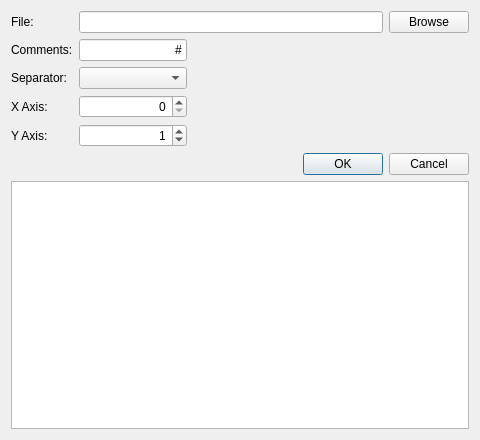
<?xml version="1.0" encoding="UTF-8"?>
<ui version="4.0">
 <class>loadDataDialog</class>
 <widget class="QDialog" name="loadDataDialog">
  <property name="windowModality">
   <enum>Qt::WindowModality::ApplicationModal</enum>
  </property>
  <property name="geometry">
   <rect>
    <x>0</x>
    <y>0</y>
    <width>480</width>
    <height>440</height>
   </rect>
  </property>
  <property name="minimumSize">
   <size>
    <width>0</width>
    <height>440</height>
   </size>
  </property>
  <property name="windowTitle">
   <string>Load Data</string>
  </property>
  <property name="modal">
   <bool>true</bool>
  </property>
  <layout class="QVBoxLayout" name="verticalLayout">
   <item>
    <layout class="QGridLayout" name="gridLayout" columnstretch="0,0,1,0">
     <item row="0" column="0">
      <widget class="QLabel" name="fileLabel">
       <property name="text">
        <string>File:</string>
       </property>
      </widget>
     </item>
     <item row="0" column="1" colspan="2">
      <widget class="QLineEdit" name="fileLineEdit">
       <property name="sizePolicy">
        <sizepolicy hsizetype="Expanding" vsizetype="Fixed">
         <horstretch>0</horstretch>
         <verstretch>0</verstretch>
        </sizepolicy>
       </property>
       <property name="toolTip">
        <string>Path to the file to load.</string>
       </property>
       <property name="readOnly">
        <bool>true</bool>
       </property>
      </widget>
     </item>
     <item row="0" column="3">
      <widget class="QPushButton" name="fileBrowsePushButton">
       <property name="text">
        <string>Browse</string>
       </property>
       <property name="autoDefault">
        <bool>false</bool>
       </property>
      </widget>
     </item>
     <item row="1" column="0">
      <widget class="QLabel" name="commentLabel">
       <property name="text">
        <string>Comments:</string>
       </property>
      </widget>
     </item>
     <item row="1" column="1">
      <widget class="QLineEdit" name="commentLineEdit">
       <property name="sizePolicy">
        <sizepolicy hsizetype="Expanding" vsizetype="Fixed">
         <horstretch>0</horstretch>
         <verstretch>0</verstretch>
        </sizepolicy>
       </property>
       <property name="toolTip">
        <string>Character used to indicate the start of a comment.</string>
       </property>
       <property name="text">
        <string>#</string>
       </property>
       <property name="alignment">
        <set>Qt::AlignmentFlag::AlignRight|Qt::AlignmentFlag::AlignTrailing|Qt::AlignmentFlag::AlignVCenter</set>
       </property>
      </widget>
     </item>
     <item row="2" column="0">
      <widget class="QLabel" name="separatorLabel">
       <property name="text">
        <string>Separator:</string>
       </property>
      </widget>
     </item>
     <item row="2" column="1">
      <widget class="QComboBox" name="separatorComboBox">
       <property name="sizePolicy">
        <sizepolicy hsizetype="Expanding" vsizetype="Fixed">
         <horstretch>0</horstretch>
         <verstretch>0</verstretch>
        </sizepolicy>
       </property>
       <property name="toolTip">
        <string>Character used to separate the columns.</string>
       </property>
      </widget>
     </item>
     <item row="3" column="0">
      <widget class="QLabel" name="xAxisLabel">
       <property name="text">
        <string>X Axis:</string>
       </property>
      </widget>
     </item>
     <item row="3" column="1">
      <widget class="QSpinBox" name="xAxisSpinBox">
       <property name="sizePolicy">
        <sizepolicy hsizetype="Expanding" vsizetype="Fixed">
         <horstretch>0</horstretch>
         <verstretch>0</verstretch>
        </sizepolicy>
       </property>
       <property name="toolTip">
        <string>Index of the column to load for the x axis.</string>
       </property>
       <property name="alignment">
        <set>Qt::AlignmentFlag::AlignRight|Qt::AlignmentFlag::AlignTrailing|Qt::AlignmentFlag::AlignVCenter</set>
       </property>
       <property name="maximum">
        <number>999</number>
       </property>
       <property name="value">
        <number>0</number>
       </property>
      </widget>
     </item>
     <item row="4" column="0">
      <widget class="QLabel" name="yAxisLabel">
       <property name="text">
        <string>Y Axis:</string>
       </property>
      </widget>
     </item>
     <item row="4" column="1">
      <widget class="QSpinBox" name="yAxisSpinBox">
       <property name="sizePolicy">
        <sizepolicy hsizetype="Expanding" vsizetype="Fixed">
         <horstretch>0</horstretch>
         <verstretch>0</verstretch>
        </sizepolicy>
       </property>
       <property name="toolTip">
        <string>Index of the column to load for the y axis.</string>
       </property>
       <property name="alignment">
        <set>Qt::AlignmentFlag::AlignRight|Qt::AlignmentFlag::AlignTrailing|Qt::AlignmentFlag::AlignVCenter</set>
       </property>
       <property name="maximum">
        <number>999</number>
       </property>
       <property name="value">
        <number>1</number>
       </property>
      </widget>
     </item>
    </layout>
   </item>
   <item>
    <widget class="QDialogButtonBox" name="buttonBox">
     <property name="standardButtons">
      <set>QDialogButtonBox::StandardButton::Cancel|QDialogButtonBox::StandardButton::Ok</set>
     </property>
    </widget>
   </item>
   <item>
    <widget class="QTextEdit" name="previewTextEdit">
     <property name="toolTip">
      <string>Preview of how the file will be parsed.</string>
     </property>
     <property name="readOnly">
      <bool>true</bool>
     </property>
    </widget>
   </item>
  </layout>
 </widget>
 <tabstops>
  <tabstop>fileBrowsePushButton</tabstop>
  <tabstop>commentLineEdit</tabstop>
  <tabstop>separatorComboBox</tabstop>
  <tabstop>xAxisSpinBox</tabstop>
  <tabstop>yAxisSpinBox</tabstop>
 </tabstops>
 <resources/>
 <connections/>
</ui>
